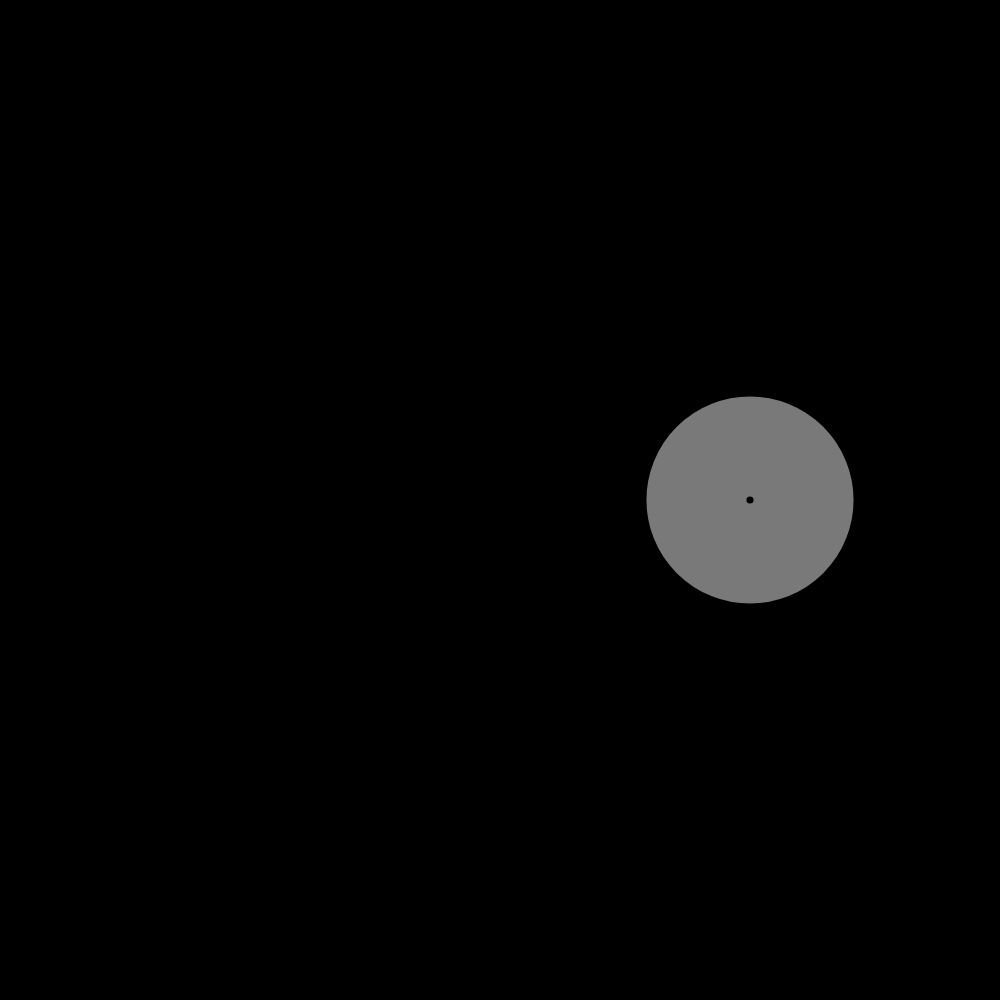
Frame 1 (no input)
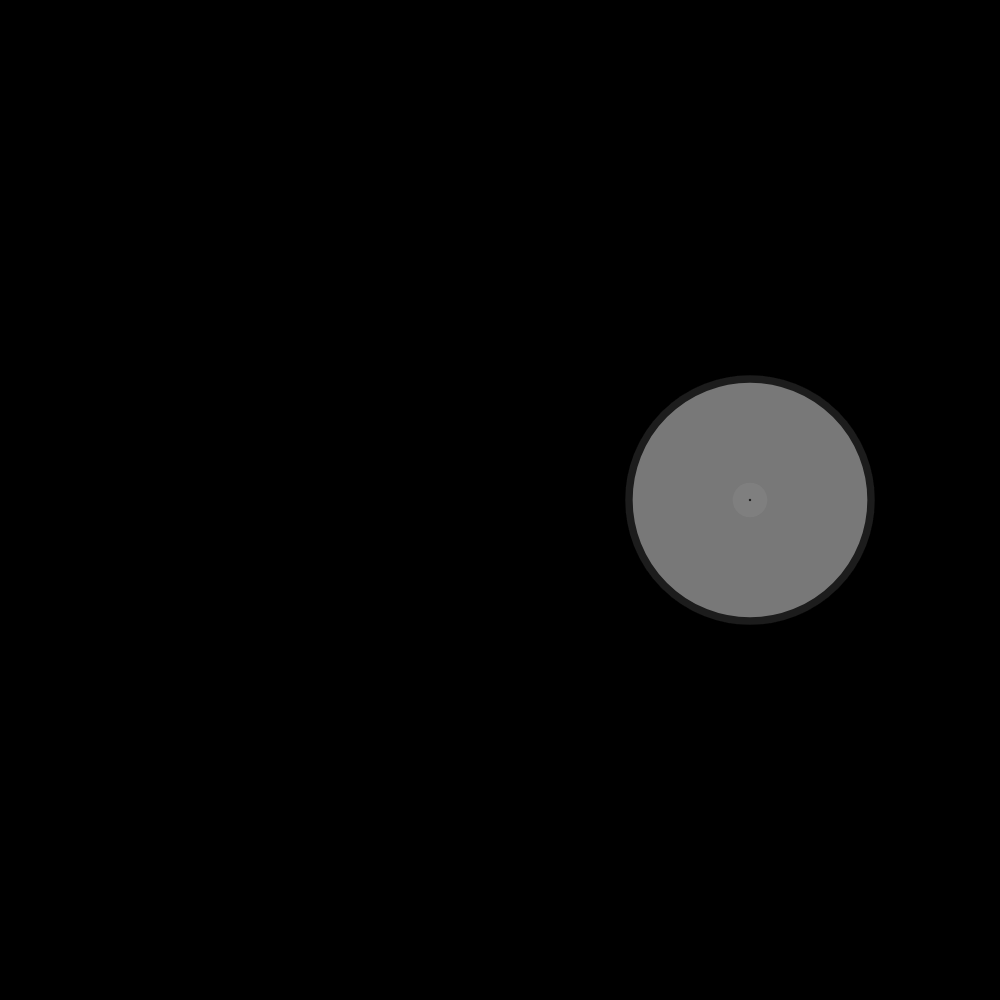
Frame 60 (no input)
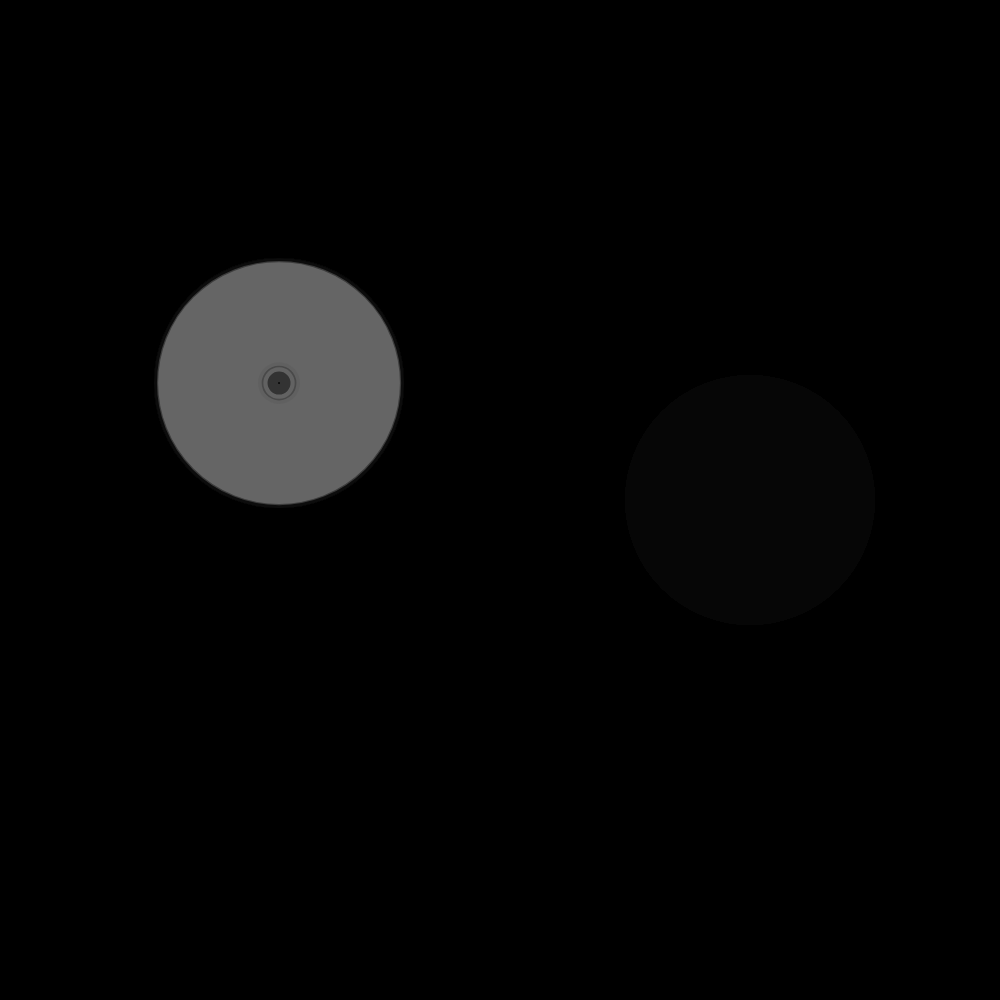
Frame 120 (the mouse pressed at the canvas centre since frame 60)

The p5.js sketch that drew these frames (run headless with seeded random() and noise() and a simulated clock; from frame 60 on, the mouse is pressed at the canvas centre):

// p5.js sketch
// ── sketch.js
// let x;


function setup () {
    createCanvas(1000,1000);
    background(0);
  }
  function draw(){
    background(0, 0, 0, 20);
    const dim = Math.min(width, height);
    noFill();
    strokeWeight(random(0,150));
    stroke(random(100,200));
    angle = mouseX
    const cx = width / 2;
    const cy = height / 2;
    const u = Math.cos(angle);
    const v = Math.sin(angle);
    const radius = dim * 0.25;
    const px = cx + u * radius;
    const py = cy + v * radius;
    const r = dim * 0.1;
    ellipse(px, py, r, r);
  }
  
